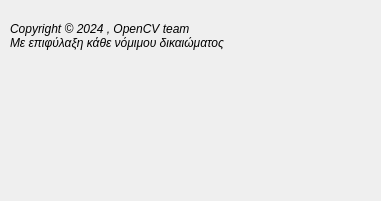
<?xml version="1.0" encoding="UTF-8"?>
<ui version="4.0">
 <class>AboutOpencvDialog</class>
 <widget class="QDialog" name="AboutOpencvDialog">
  <property name="geometry">
   <rect>
    <x>0</x>
    <y>0</y>
    <width>381</width>
    <height>201</height>
   </rect>
  </property>
  <property name="windowTitle">
   <string>Σχετικά με το OpenCV</string>
  </property>
  <property name="windowIcon">
   <iconset resource="resources.qrc">
    <normaloff>:/argus/res/app_icons/ocv.png</normaloff>:/argus/res/app_icons/ocv.png</iconset>
  </property>
  <widget class="QLabel" name="label">
   <property name="geometry">
    <rect>
     <x>0</x>
     <y>80</y>
     <width>381</width>
     <height>121</height>
    </rect>
   </property>
   <property name="text">
    <string/>
   </property>
   <property name="pixmap">
    <pixmap resource="resources.qrc">:/argus/res/images/opencv-logo.png</pixmap>
   </property>
   <property name="scaledContents">
    <bool>true</bool>
   </property>
  </widget>
  <widget class="QLabel" name="label_2">
   <property name="geometry">
    <rect>
     <x>10</x>
     <y>20</y>
     <width>231</width>
     <height>31</height>
    </rect>
   </property>
   <property name="font">
    <font>
     <italic>true</italic>
    </font>
   </property>
   <property name="text">
    <string>Copyright © 2024 , OpenCV team
Με επιφύλαξη κάθε νόμιμου δικαιώματος</string>
   </property>
  </widget>
 </widget>
 <resources>
  <include location="resources.qrc"/>
 </resources>
 <connections/>
</ui>
